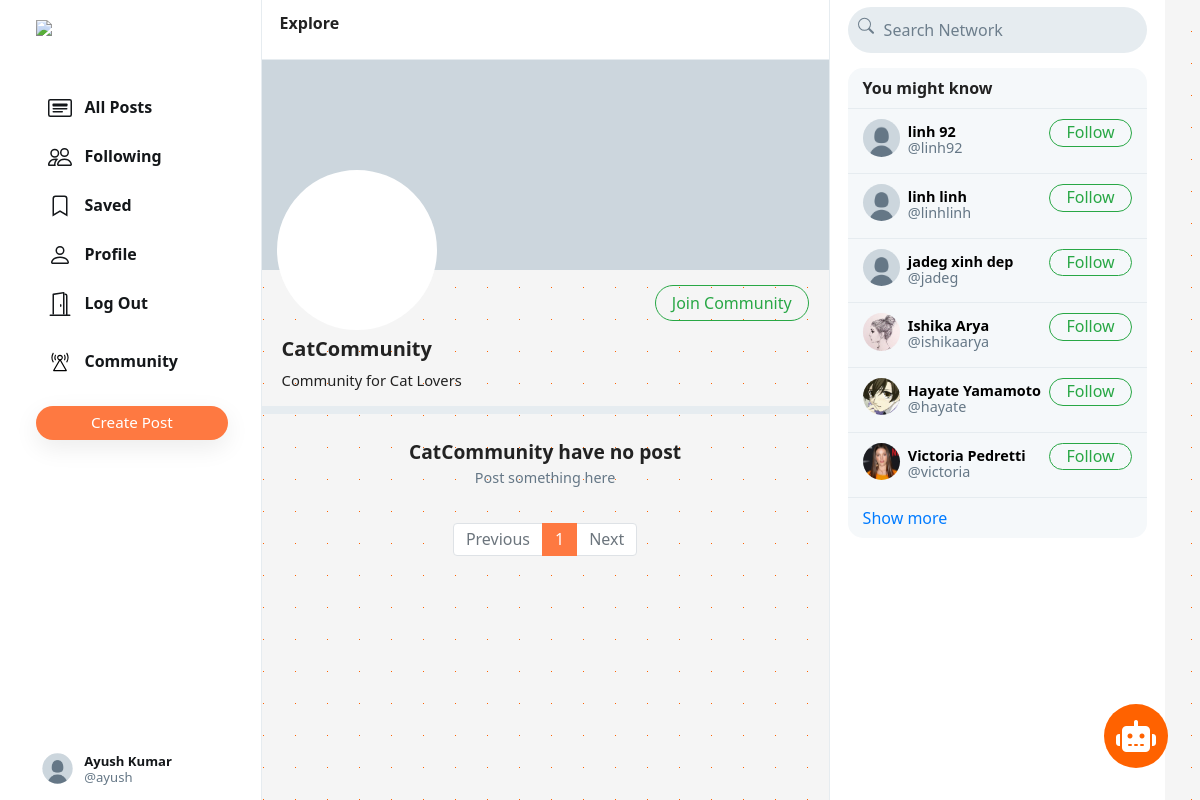
Page /community/1 (signed in) on the committed database.
### network/models.py (models this page shows, shortened)
class User(AbstractUser):
    profile_pic = models.ImageField(upload_to='profile_pic/')
    bio = models.TextField(max_length=160, blank=True, null=True)
    cover = models.ImageField(upload_to='covers/', blank=True)
    community = models.ManyToManyField('Community', blank=True, related_name='users', null=True, default=None)

class Community(models.Model):
    community_id = models.AutoField(primary_key=True, default=None)
    userlist = models.ManyToManyField(User, blank=True,related_name='userlist')
    postlist = models.ManyToManyField(Post, blank=True,related_name='postlist')
    name = models.CharField(max_length=64)
    description = models.TextField(max_length=140, blank=True)
    cover = models.ImageField(upload_to='covers/', blank=True)

### network/views.py (the view)
# urls.py: path("community/<int:id>", views.community, name='community'),
@login_required
@csrf_exempt
def community(request, id):
    if request.user.is_authenticated:
        community = Community.objects.get(community_id=id)
        communitys = Community.objects.filter(userlist=request.user)
        posts = Post.objects.filter(community=community).order_by('-date_created')
        paginator = Paginator(posts, 10)
        page_number = request.GET.get('page')
        if page_number == None:
            page_number = 1
        posts = paginator.get_page(page_number)
        followings = Follower.objects.filter(
            followers=request.user).values_list('user', flat=True)
        suggestions = User.objects.exclude(pk__in=followings).exclude(
            username=request.user.username).order_by("?")[:6]
        return render(request, "network/groupview.html", {
            "user": request.user,
            "posts": posts,
            "suggestions": suggestions,
            "page": "group",
            "community": community,
            "communitys": communitys,
        })
    else:
        return HttpResponseRedirect(reverse('login'))

### network/templates/network/groupview.html
{% extends 'network/index.html' %}
{% load static %}
{% block profile %}
<div class="profile-view" data-user="{{community.community_id}}">
    <div class="cover-image" style="background-image: url({{community.cover}})"></div>
    <div class="profile-image" style="background-image: url({{community.cover}})"></div>
    <div class="profile-details">
        <div>
            {% if user in community.userlist.all %}
            <a href="{% url 'leavecommunity' community.community_id %}">
                <button class="btn btn-success float-right" id="following-btn">Leave Community</button>
            </a>
            {% else %}
            <a href="{% url 'joincommunity' community.community_id %}">
                <button class="btn btn-outline-success float-right" id="follow-btn">Join Community</button>
            </a>
            {% endif %}
        </div>
        <div class="details-data">
            <h5>{{community.name}}</h5>
            <div class="bio">
                {% if community.description is not None %}
                {{community.description}}
                {% endif %}
            </div>
        </div>
    </div>
</div>
<div class="space"></div>
{% endblock %}
{% block emptyprofile %}
<center>
    <br>
    <strong style="font-size: 1.2em;">{{community.name}} have no post</strong>
    <div class="grey" style="font-size: .9em;">Post something here</div>
</center>
{% endblock %}

### network/templates/network/layout.html (shortened to what this page needs)
{% load static %}
<!DOCTYPE html>
<html lang="en">
<head>
    <link rel="stylesheet" href="https://cdnjs.cloudflare.com/ajax/libs/font-awesome/6.4.0/css/all.min.css">
    <link rel="stylesheet" href="https://stackpath.bootstrapcdn.com/bootstrap/4.4.1/css/bootstrap.min.css"
>
    <link href="{% static 'network/styles.css' %}" rel="stylesheet">
    <link rel="stylesheet" href="{% static 'network/chat.css' %}">
    <link rel="stylesheet" href="{% static 'network/community.css' %}">
    <link href='https://unpkg.com/boxicons@2.1.1/css/boxicons.min.css' rel='stylesheet'>
</head>
<body>
    <div class="body" data-page="{{page}}">
        <div class="sidenav">
            <a href="{% url 'index' %}" class="navbar-brand">
                <img src="{% static 'network/Images/logo.png' %}" height="31px">
            </a>
            <div style="height: 100%;">
                <div>
                    <div>
                        <ul>
                            <li class="nav-item" id="all_posts">
                                <a href="{% url 'index' %}" class="nav-link">
                                    <div>
                                        &nbsp;&nbsp;All Posts
                                    </div>
                                </a>
                            </li>
                            {% if user.is_authenticated %}
                            <li class="nav-item" id="following">
                                <a href="{% url 'following' %}" class="nav-link">
                                    <div>
                                        &nbsp;&nbsp;Following
                                    </div>
                                </a>
                            </li>
                            <li class="nav-item" id="saved">
                                <a href="{% url 'saved' %}" class="nav-link">
                                    <div>
                                        <svg width="1.5em" height="1.5em" viewBox="0 0 16 16" class="bi bi-bookmark"
                                            fill="currentColor" xmlns="http://www.w3.org/2000/svg">
                                            <path fill-rule="evenodd"
                                                d="M8 12l5 3V3a2 2 0 0 0-2-2H5a2 2 0 0 0-2 2v12l5-3zm-4 1.234l4-2.4 4 2.4V3a1 1 0 0 0-1-1H5a1 1 0 0 0-1 1v10.234z" />
                                        </svg>
                                        &nbsp;&nbsp;Saved
                                    </div>
                                </a>
                            </li>
                            <li class="nav-item" id="profile">
                                <a href="{% url 'profile' user.username %}" class="nav-link">
                                    <div>
                                        &nbsp;&nbsp;Profile
                                    </div>
                                </a>
                            </li>
                            <li class="nav-item" id="logout">
                                <a href="{% url 'logout' %}" class="nav-link">
                                    <div>
                                        &nbsp;&nbsp;Log Out
                                    </div>
                                </a>
                            </li>
                            {% endif %}
                        </ul>
                    </div>
                    {% if user.is_authenticated %}
                    <li class="nav-item" id="login">
                        <a onclick="togglecommunity()" class="nav-link">
                            <div>
                                &nbsp;&nbsp;Community
                            </div>
                        </a>
                    </li>
                    <br>
                    <button id="popup-btn" class="btn btn-success new-post-btn"
                        style="background-color: #fe7941 !important; border: none !important;"
                        onclick="createpost()">Create
                        Post</button>
                    {% endif %}
                </div>
                <div style="position: absolute; bottom: 10px;">
                    {% if user.is_authenticated %}
                    <li class="nav-item sidenav-user">
                        <a href="{% url 'profile' user.username %}" class="nav-link">
                            <div class="user_account">
                                <div class="small-profilepic"
                                    style="float: left; background-image: url(/media/{{user.profile_pic}})"></div>
                                <div style="height: 2.7vw; margin: auto;">
                                    <div style="margin-top: 4px;"><strong>{{user.first_name}}
                                            {{user.last_name}}</strong></div>
                                    <div class="grey" style="margin-top: 4px;">@{{ user.username }}</div>
                                </div>
                            </div>
                        </a>
                    </li>
                    {% endif %}
                </div>
            </div>
        </div>
        {% block body %}
        {% endblock %}
        <div class="right-div">
            <nav class="head">
                <form action="#">
                    <div class="search-div">
                        <div>
                        </div>
                        <input type="text" name="query" id="search-box" placeholder="Search Network">
                    </div>
                </form>
            </nav>
            <div class='right-div-content'>
                <div class="space" style="background-color: white;"></div>
                {% if user.is_authenticated %}
                <div class="suggestion-box">
                    <div class="suggestion-header">
                        You might know
                    </div>
                    {% for suggestion in suggestions %}
                    <div class="suggestion-user">
                        <div>
                            <a href="{% url 'profile' suggestion.username %}">
                                <div class="small-profilepic"
                                    style="background-image: url(/media/{{suggestion.profile_pic}})"></div>
                            </a>
                        </div>
                        <div class="user-details">
                            <a href="{% url 'profile' suggestion.username %}">
                                <div id="user-name">
                                    <strong>
                                        {{suggestion.first_name}} {{suggestion.last_name}}
                                    </strong>
                                </div>
                                <div class="grey">@{{suggestion.username}}</div>
                            </a>
                        </div>
                        <div>
                            <button class="btn btn-outline-success" type="button"
                                onclick="follow_user(this,'{{suggestion.username}}','suggestion')">Follow</button>
                        </div>
                    </div>
                    {% empty %}
                    <div style="text-align: center; border-bottom: .5px solid #e6ecf0; padding: 10px 15px;">
                        <span class="grey" style="font-size: .9em;">No suggestions available.</span>
                    </div>
                    {% endfor %}
                    <div class="suggestion-footer">
                        <a href="#">Show more</a>
                    </div>
                </div>
                {% endif %}
                <div class="chatbox-wrapper">
                    <div class="chatbox-toggle">
                        <i class="fa-solid fa-robot fa-beat-fade"></i>
                    </div>
                </div>
            </div>
        </div>
    </div>
</body>
</html>

### network/static/network/styles.css (style rules this page uses)
.body { display: flex; min-height: 100%; font-family: system-ui, sans-serif; }
.btn { border-radius: 20px; padding: 0.32rem 1rem 0.375rem 1rem; }
.btn, .btn:focus, .btn:active { box-shadow: none !important; -webkit-box-shadow: none !important; }
.grey { color: #657786; }
svg { vertical-align: text-top; }
.sidenav { height: 100%; width: 21.8%; position: fixed; top: 0; left: 0; padding: 15px; list-style: none; border-right: .5px solid #e6ecf0; z-index: 100; padding-left: 3%; background-color: white; }
.sidenav ul { list-style: none; padding-left: 0px; margin-top: 3vh; }
.sidenav li { margin-top: 7px; }
.sidenav .nav-link { color: #14171a; line-height: .7em; font-weight: 700; padding: 0px; }
.sidenav .nav-link>div { padding: 10px 20px 8px 12px; border-radius: 25px; line-height: 0.9em; width: max-content; }
.new-post-btn { padding-left: 55px !important; padding-right: 55px !important; font-size: .95em; font-weight: 530; box-shadow: rgba(0, 0, 0, 0.08) 0px 8px 24px !important; }
.user_account { display: flex; font-size: .82rem; font-weight: normal; padding-top: 3px !important; padding-bottom: 3px !important; padding-left: 3px !important; }
.user_account .small-profilepic { transform: scale(.82); margin-left: auto; margin-top: auto; }
.head { height: 7.5vh; }
.small-profilepic { width: 3.1vw; height: 3.1vw; border-radius: 9999px; overflow: hidden; margin-right: 8px; background-size: cover; background-repeat: no-repeat; background-position: center; box-sizing: content-box; }
.space { height: 8px; background-color: #e6ecf0; }
.cover-image { height: 210px; background-size: cover; background-position: center; background-repeat: no-repeat; background-color: #ccd6dd; }
.profile-image { width: 160px; height: 160px; position: absolute; left: 15px; top: 110px; border-radius: 99999px; border: 4px solid white; background-size: cover; background-repeat: no-repeat; background-position: center; background-color: white; }
.profile-details { padding: 15px 20px; }
.profile-details button { padding-bottom: 0.3rem; }
.profile-details>.details-data { margin-top: 52px; font-size: .92em; }
.profile-details h5 { font-weight: 800; margin-bottom: 0px; }
.profile-details a { color: black; text-decoration: none; }
.bio { margin-top: 8px; }
.right-div { width: 28%; height: 100vh; position: fixed; right: 2.95%; border-left: .5px solid #e6ecf0; background-color: white; }
.right-div .head { padding: .9vh 1.5vw; }
.right-div .search-div { margin-left: auto; margin-right: auto; display: flex; border-radius: 25px; background-color: #e6ecf0; padding-left: 10px; padding-right: 10px; vertical-align: middle; }
#search-box { height: 5.7vh; border: none; background: none; outline: none; width: 100%; margin-left: 8px; }
#search-box::placeholder { color: #6d7e8c; }
.right-div-content { height: 92.5vh; overflow: auto; padding-left: 1.5vw; padding-right: 1.5vw; }
.suggestion-box, .guest-box { border-radius: 15px; overflow: hidden; background-color: #f5f8fa; }
.suggestion-header { padding: 13px 15px; line-height: .9em; font-weight: 800; border-bottom: .5px solid #e6ecf0; }
.suggestion-user { display: flex; padding: 10px 15px; font-size: .9em; border-bottom: .5px solid #e6ecf0; }
.suggestion-user a { color: black; text-decoration: none; }
.user-details { flex: 1; line-height: 1.1em; padding: 5px 0px 7px 0px; }
.suggestion-user .btn { padding: 0em 1em .09em 1em; }
.suggestion-footer { padding: 13px 15px; line-height: .9em; }
.suggestion-footer a { text-decoration: none; }

### rows in the picture
User: profile_pic (placeholder picture), first_name "Ayush", last_name "Kumar", username "ayush"
Community: name "CatCommunity", description "Community for Cat Lovers"
User: profile_pic (placeholder picture), first_name "linh", last_name "92", username "linh92"
User: profile_pic (placeholder picture), first_name "linh", last_name "linh", username "linhlinh"
User: profile_pic (placeholder picture), first_name "jadeg", last_name "xinh dep", username "jadeg"
User: profile_pic (picture), first_name "Ishika", last_name "Arya", username "ishikaarya"
User: profile_pic (picture), first_name "Hayate", last_name "Yamamoto", username "hayate"
User: profile_pic (picture), first_name "Victoria", last_name "Pedretti", username "victoria"

### other values in the picture
{{ each }} "1"
